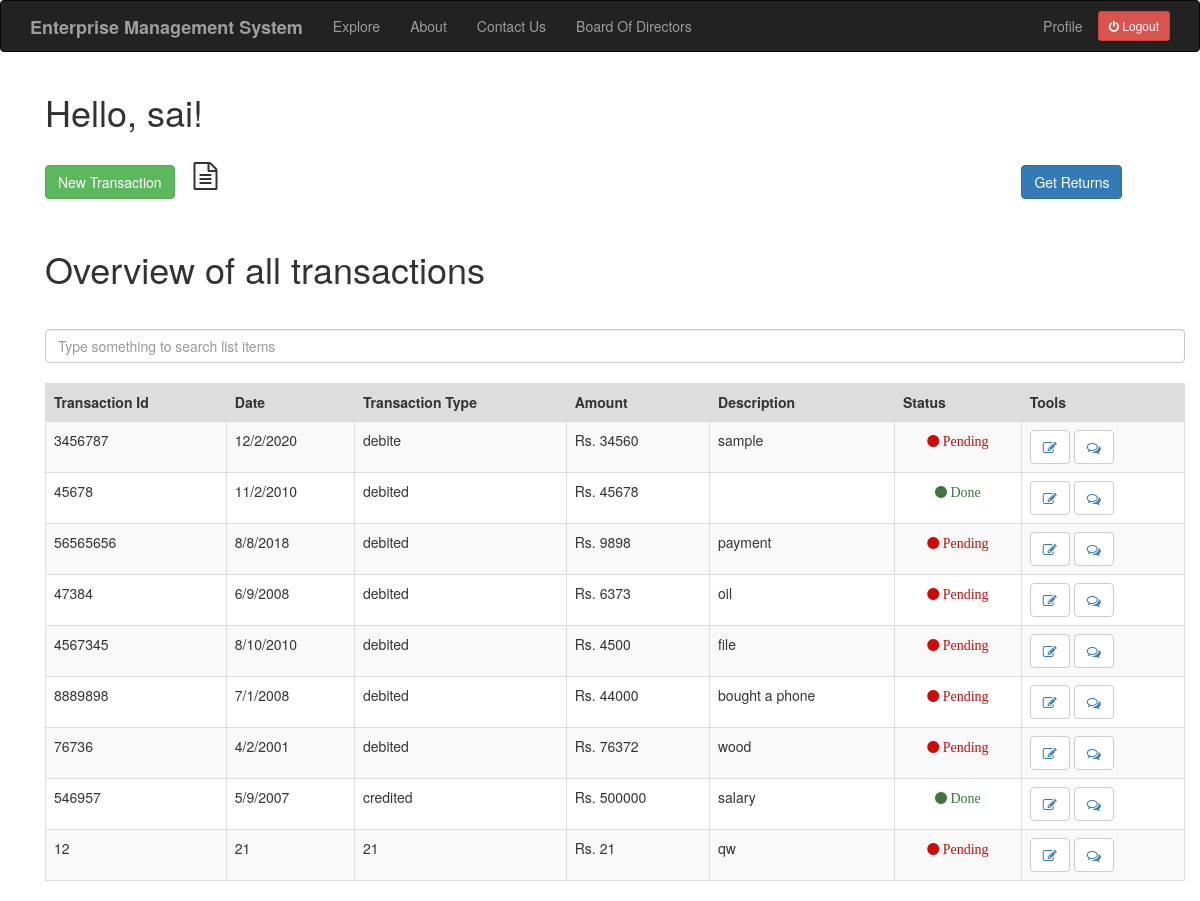
The page /index (signed in) on the database its author committed.
### app/models.py (models this page shows, shortened)
class User(UserMixin,db.Model):
    id = db.Column(db.Integer,primary_key=True)
    username = db.Column(db.String(64), index=True,unique=True)
    email = db.Column(db.String(120),index=True,unique=True)
    password_hash = db.Column(db.String(128))
    job = db.Column(db.String(64))
    posts = db.relationship('Post',backref='author',lazy='dynamic')
    comment = db.relationship('Comment',backref='comment_by',lazy='dynamic')
    about_me = db.Column(db.String(140))
    last_seen = db.Column(db.DateTime, default=datetime.utcnow)

class Transaction(db.Model):
    id = db.Column(db.Integer,primary_key=True)
    tr_id = db.Column(db.Integer)
    date = db.Column(db.String(64))
    description = db.Column(db.String(140))
    tr_type = db.Column(db.String(64))
    amount = db.Column(db.Integer)
    valid = db.Column(db.Boolean, default=False)
    user_id = db.Column(db.Integer,db.ForeignKey('user.id'))
    comment = db.relationship('Comment',backref='comment_of',lazy='dynamic')
    document = db.relationship('Document',backref='document_of',lazy='dynamic')

### app/routes.py (the view)
@app.route('/index')
@login_required
def index():
    if current_user.job != 'Acc':
        transaction = Transaction.query.filter_by(user_id=current_user.id)
        return render_template("index.html", title='HomePage',transaction=transaction)
    else:
        return redirect(url_for('acc_index'))

### app/models.py (called while the page is built)
@login.user_loader
def load_user(id):
    return User.query.get(int(id))

### app/routes.py (called while the page is built)
@app.before_request
def before_request():
    if current_user.is_authenticated:
        current_user.last_seen = datetime.utcnow()
        db.session.commit()

### app/templates/index.html (shortened to what this page needs)
{% extends "base.html" %}
{% import 'bootstrap/wtf.html' as wtf %}
{% block app_content %}
<link rel="stylesheet" href="https://cdnjs.cloudflare.com/ajax/libs/font-awesome/4.7.0/css/font-awesome.min.css">
    <div class="container">
        <h1>Hello, {{ current_user.username }}!</h1>
        <br>
        <p> <a href="{{ url_for('add_transaction') }}" class="btn btn-success">New Transaction</a> <i class="fa fa-file-text-o fa-2x" aria-hidden="true" style="margin-left: 15px;"></i> <a href="{{ url_for('get_returns') }}" style="margin-left:800px;" class="btn btn-primary"> Get Returns </a> </p>
        <br>
        <h1>Overview of all transactions</h1>
        <br>
        <input class="form-control mb-4" id="tableSearch" type="text" placeholder="Type something to search list items">
        <br>
        <table class="table table-bordered table-striped" id="keywords">
            <thead>
                <tr style="background-color: #dddddd">
                    <th>Transaction Id</th>
                    <th>Date</th>
                    <th>Transaction Type</th>
                    <th>Amount</th>
                    <th>Description</th>
                    <th>Status</th>
                    <th>Tools</th>
                </tr>
            </thead>
            <tbody id="myTable">
            {% for po in transaction %}
                <tr>
                    <td>{{ po.tr_id }}</td>
                    <td>{{ po.date }}</td>
                    <td>{{ po.tr_type }}</td>
                    <td>Rs. {{ po.amount }}</td>
                    <td>{{ po.description }}</td>
                    <td>{% if po.valid == False %}
                      <p style="text-align: center;"><i class="fa fa-circle red" aria-hidden="true"> Pending</i></p>
                      {% else %}
                      <p style="text-align: center;"><i class="fa fa-circle green" aria-hidden="true"> Done</i></p>
                      {% endif %}
                    </td>
                    <td> <button type="button" class="btn btn-default"><a href="{{ url_for('edit_transaction', trans_id = po.id) }}"><i class="fa fa-pencil-square-o fa-1x" aria-hidden="true"></i></a></button>
                    <button type="button" class='btn btn-default'><a href="{{ url_for('add_comment', trans_id = po.id) }}"><i class="fa fa-comments-o fa-1x" aria-hidden="true"></i></a></button> </td>
                </tr>
            {% endfor %}
            </tbody>
        </table>
    </div>
{% endblock %}

### app/templates/index.html (style rules this page uses)
.red { color: #d00909; }
.green { color: #3c763d; }

### rows shown on the page
User: username "sai"
Transaction: tr_id "3456787", date "12/2/2020", tr_type "debite", amount "34560", description "sample", valid "Pending"
Transaction: tr_id "45678", date "11/2/2010", tr_type "debited", amount "45678", shows "Done"
Transaction: tr_id "56565656", date "8/8/2018", tr_type "debited", amount "9898", description "payment", valid "Pending"
Transaction: tr_id "47384", date "6/9/2008", tr_type "debited", amount "6373", description "oil", valid "Pending"
Transaction: tr_id "4567345", date "8/10/2010", tr_type "debited", amount "4500", description "file", valid "Pending"
Transaction: tr_id "8889898", date "7/1/2008", tr_type "debited", amount "44000", description "bought a phone", valid "Pending"
Transaction: tr_id "76736", date "4/2/2001", tr_type "debited", amount "76372", description "wood", valid "Pending"
Transaction: tr_id "546957", date "5/9/2007", tr_type "credited", amount "500000", description "salary", valid "Done"
Transaction: tr_id "12", date "21", tr_type "21", amount "21", description "qw", valid "Pending"
